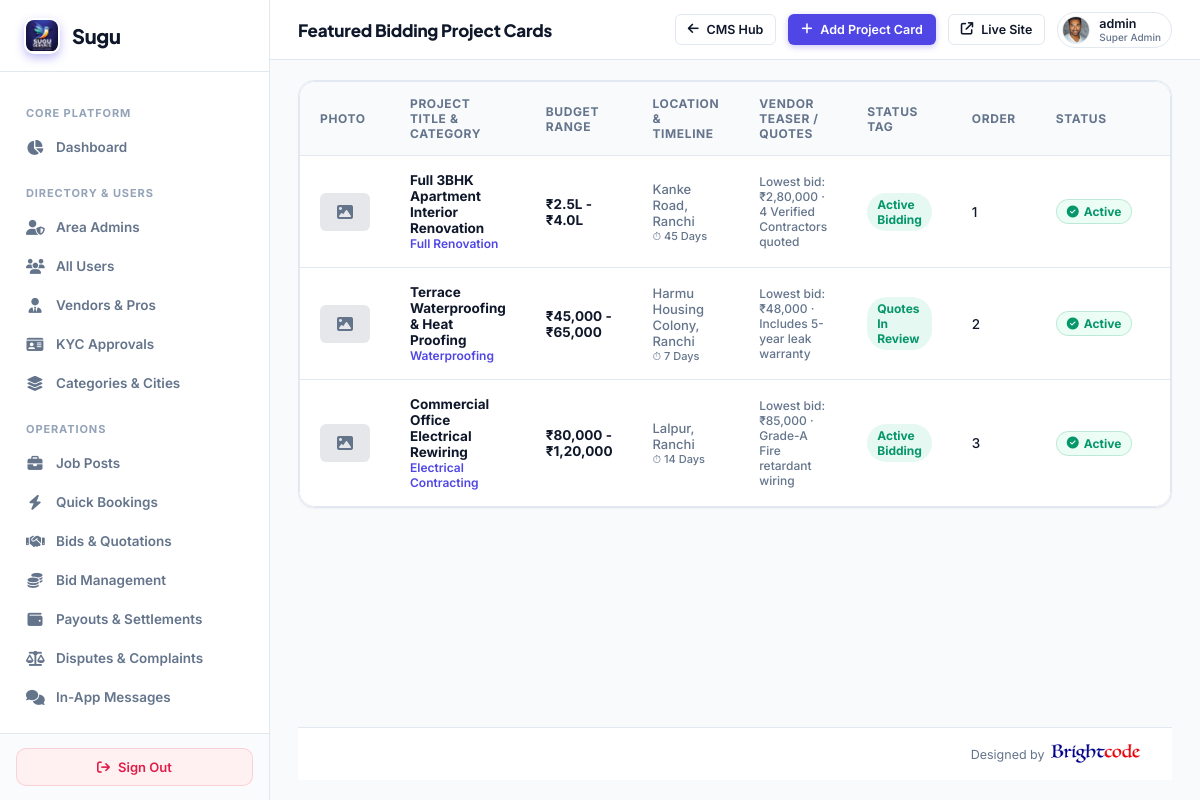
Screenshot of /super-admin/landing/featured-projects/ (signed in) with the database file from the repository.
### myapp/models.py (models this page shows, shortened)
class CustomUser(AbstractUser):
    ROLE_CHOICES = (
        ('ADMIN', 'Admin'),
        ('VENDOR', 'Vendor'),
        ('USER', 'User'),
    )
    role = models.CharField(max_length=20, choices=ROLE_CHOICES, default='USER')
    assigned_state = models.CharField(max_length=100, blank=True, null=True, help_text="Assigned State/Territory for Area Admin")
    assigned_city = models.CharField(max_length=100, blank=True, null=True, help_text="Assigned City (optional) for Area Admin")

class UserProfile(models.Model):
    user = models.OneToOneField(CustomUser, on_delete=models.CASCADE, related_name='user_profile')
    phone_number = models.CharField(max_length=20, blank=True, null=True)
    city = models.CharField(max_length=100, blank=True, null=True)
    state = models.CharField(max_length=100, blank=True, null=True)
    profile_image = models.ImageField(upload_to='user_profiles/', null=True, blank=True)

class FeaturedProjectCard(models.Model):
    title = models.CharField(max_length=255)
    category_name = models.CharField(max_length=100, default='Renovation')
    budget_range = models.CharField(max_length=100, default='₹45,000 - ₹60,000')
    location = models.CharField(max_length=100, default='Ranchi, Jharkhand')
    timeline = models.CharField(max_length=100, default='30 Days')
    vendor_quote_preview = models.CharField(max_length=255, default='Lowest bid: ₹42,500 · 3 Verified Contractors quoted')
    bids_count = models.IntegerField(default=5)
    status_tag = models.CharField(max_length=50, default='Active Bidding')
    image = models.ImageField(upload_to='cms/featured_projects/', null=True, blank=True)
    order = models.IntegerField(default=0)
    is_active = models.BooleanField(default=True)
    created_at = models.DateTimeField(default=timezone.now)
    class Meta:
        ordering = ['order', '-created_at']

### myapp/super_admin_views.py (the view)
# urls.py: path('super-admin/landing/featured-projects/', super_admin_views.super_admin_landing_featured_projects, name='super_admin_landing_featured_projects'),
@sa_required
def super_admin_landing_featured_projects(request):
    cards_qs = FeaturedProjectCard.objects.all().order_by('order', '-created_at')
    paginator = Paginator(cards_qs, 10)
    page_num = request.GET.get('page', 1)
    try:
        cards = paginator.page(page_num)
    except (EmptyPage, PageNotAnInteger):
        cards = paginator.page(1)
    page_range = paginator.get_elided_page_range(cards.number, on_each_side=2, on_ends=1)
    return render(request, 'superadmin/cms_featured_projects.html', {'cards': cards, 'page_range': page_range})

### myapp/super_admin_views.py (called while the page is built)
def sa_required(view_func):
    from functools import wraps
    @wraps(view_func)
    def wrapper(request, *args, **kwargs):
        if not request.user.is_authenticated or not request.user.is_superuser:
            return redirect(f'{LOGIN_URL}?next={request.path}')
        return view_func(request, *args, **kwargs)
    return wrapper

### templates/superadmin/cms_featured_projects.html (shortened to what this page needs)
{% extends 'superadmin/base.html' %}
{% block header_title %}Featured Bidding Project Cards{% endblock %}
{% block header_actions %}
<a href="{% url 'super_admin_landing_overview' %}" class="btn btn-outline btn-sm">
  <i class="fa-solid fa-arrow-left"></i>
  <span>CMS Hub</span>
</a>
<a href="{% url 'super_admin_landing_featured_project_create' %}" class="btn btn-primary btn-sm">
  <i class="fa-solid fa-plus"></i>
  <span>Add Project Card</span>
</a>
{% endblock %}
{% block content %}
<div class="card" style="padding: 0; overflow: hidden;">
  <div class="table-container">
    <table>
      <thead>
        <tr>
          <th style="width: 70px;">Photo</th>
          <th>Project Title &amp; Category</th>
          <th>Budget Range</th>
          <th>Location &amp; Timeline</th>
          <th>Vendor Teaser / Quotes</th>
          <th>Status Tag</th>
          <th>Order</th>
          <th>Status</th>
          <th>Actions</th>
        </tr>
      </thead>
      <tbody>
        {% for card in cards %}
        <tr>
          <td>
            {% if card.image %}
              <img src="{{ card.image.url }}" alt="{{ card.title }}" style="width: 50px; height: 38px; object-fit: cover; border-radius: 6px; border: 1px solid var(--border);">
            {% else %}
              <div style="width: 50px; height: 38px; background: #e5e7eb; border-radius: 6px; display: flex; align-items: center; justify-content: center; font-size: 16px; color: var(--text-muted);">
                <i class="fa-solid fa-image"></i>
              </div>
            {% endif %}
          </td>
          <td>
            <strong>{{ card.title }}</strong>
            <div style="font-size: 12px; color: var(--accent); font-weight: 600;">{{ card.category_name }}</div>
          </td>
          <td>
            <strong style="color: var(--text-main);">{{ card.budget_range }}</strong>
          </td>
          <td style="color: var(--text-muted); font-size: 13px;">
            <div>{{ card.location }}</div>
            <div style="font-size: 11px;">⏱ {{ card.timeline }}</div>
          </td>
          <td style="font-size: 12px; color: var(--text-muted); max-width: 200px;">
            {{ card.vendor_quote_preview|truncatewords:8 }}
          </td>
          <td>
            <span class="badge" style="background: rgba(16,185,129,0.1); color: var(--success);">{{ card.status_tag }}</span>
          </td>
          <td>{{ card.order }}</td>
          <td>
            <a href="{% url 'super_admin_landing_featured_project_toggle' card.id %}" style="text-decoration: none;">
              <span class="badge {% if card.is_active %}active{% else %}inactive{% endif %}">
                {% if card.is_active %}<i class="fa-solid fa-circle-check"></i> Active{% else %}<i class="fa-solid fa-circle-xmark"></i> Inactive{% endif %}
              </span>
            </a>
          </td>
          <td>
          </td>
        </tr>
        {% endfor %}
      </tbody>
    </table>
  </div>
</div>
{% endblock %}

### templates/superadmin/base.html (shortened to what this page needs)
{% load static %}
<!DOCTYPE html>
<html lang="en">
<head>
  <link rel="stylesheet" href="https://cdnjs.cloudflare.com/ajax/libs/font-awesome/6.5.2/css/all.min.css">
</head>
<body>
  <aside class="sidebar">
    <a href="{% url 'super_admin_dashboard' %}" class="sidebar-brand">
      <div class="sidebar-brand-icon" style="background:transparent;padding:0;overflow:hidden;display:flex;align-items:center;justify-content:center;">
        <img src="{% static 'assets/images/logo.png' %}" alt="Sugu" style="width:32px;height:32px;border-radius:8px;object-fit:contain;">
      </div>
      <span>Sugu</span>
    </a>
    <div class="sidebar-nav">
      <div class="nav-section">Core Platform</div>
      <a href="{% url 'super_admin_dashboard' %}" class="nav-item {% if request.path == '/super-admin/' %}active{% endif %}">
        <i class="fa-solid fa-chart-pie"></i>
        <span>Dashboard</span>
      </a>
      <div class="nav-section">Directory & Users</div>
      <a href="{% url 'super_admin_area_admins' %}" class="nav-item {% if 'area-admins' in request.path %}active{% endif %}">
        <i class="fa-solid fa-user-shield"></i>
        <span>Area Admins</span>
      </a>
      <a href="{% url 'super_admin_users' %}" class="nav-item {% if 'users' in request.path and 'area-admins' not in request.path and 'landing' not in request.path %}active{% endif %}">
        <i class="fa-solid fa-users"></i>
        <span>All Users</span>
      </a>
      <a href="{% url 'super_admin_vendors' %}" class="nav-item {% if 'vendors' in request.path %}active{% endif %}">
        <i class="fa-solid fa-user-tie"></i>
        <span>Vendors & Pros</span>
      </a>
      <a href="{% url 'super_admin_kyc' %}" class="nav-item {% if 'kyc' in request.path %}active{% endif %}">
        <i class="fa-solid fa-id-card"></i>
        <span>KYC Approvals</span>
      </a>
      <a href="{% url 'super_admin_cms' %}" class="nav-item {% if '/cms/' in request.path and 'landing' not in request.path %}active{% endif %}">
        <i class="fa-solid fa-layer-group"></i>
        <span>Categories &amp; Cities</span>
      </a>
      <div class="nav-section">Operations</div>
      <a href="{% url 'super_admin_jobs' %}" class="nav-item {% if 'jobs' in request.path and 'landing' not in request.path %}active{% endif %}">
        <i class="fa-solid fa-briefcase"></i>
        <span>Job Posts</span>
      </a>
      <a href="{% url 'super_admin_quick_services' %}" class="nav-item {% if '/super-admin/quick-services' in request.path and 'landing' not in request.path %}active{% endif %}">
        <i class="fa-solid fa-bolt"></i>
        <span>Quick Bookings</span>
      </a>
      <a href="{% url 'super_admin_bids' %}" class="nav-item {% if 'bids' in request.path and 'landing' not in request.path %}active{% endif %}">
        <i class="fa-solid fa-handshake"></i>
        <span>Bids & Quotations</span>
      </a>
      <a href="{% url 'super_admin_bid_plans' %}" class="nav-item {% if 'bid-plans' in request.path or 'subscriptions' in request.path %}active{% endif %}">
        <i class="fa-solid fa-coins"></i>
        <span>Bid Management</span>
      </a>
      <a href="{% url 'super_admin_payouts' %}" class="nav-item {% if 'payouts' in request.path %}active{% endif %}">
        <i class="fa-solid fa-wallet"></i>
        <span>Payouts &amp; Settlements</span>
      </a>
      <a href="{% url 'super_admin_disputes' %}" class="nav-item {% if 'disputes' in request.path %}active{% endif %}">
        <i class="fa-solid fa-scale-balanced"></i>
        <span>Disputes &amp; Complaints</span>
      </a>
      <a href="{% url 'super_admin_messages' %}" class="nav-item {% if 'messages' in request.path %}active{% endif %}">
        <i class="fa-solid fa-comments"></i>
        <span>In-App Messages</span>
      </a>
      <div class="nav-section" style="color: var(--accent); font-weight: 800;">Landing Page CMS</div>
    </div>
    <div class="sidebar-footer">
      <a href="{% url 'logout' %}" class="btn-logout">
        <i class="fa-solid fa-arrow-right-from-bracket"></i>
        <span>Sign Out</span>
      </a>
    </div>
  </aside>
  <main class="main-area">
    <header class="header">
      <div class="header-title">
        {% block header_title %}Control Center{% endblock %}
      </div>
      <div class="header-actions">
        {% block header_actions %}{% endblock %}
        <a href="/" target="_blank" class="btn btn-outline btn-sm" title="Preview Public Site">
          <i class="fa-solid fa-arrow-up-right-from-square"></i>
          <span>Live Site</span>
        </a>
        <div class="admin-profile" style="display: flex; align-items: center; gap: 9px; padding: 3px 10px 3px 4px; background: #ffffff; border-radius: 20px; border: 1px solid #e2e8f0;">
          {% if request.user.user_profile.profile_image %}
            <img src="{{ request.user.user_profile.profile_image.url }}" alt="{{ request.user.username }}" style="width: 28px; height: 28px; border-radius: 50%; object-fit: cover; border: 1px solid #e2e8f0; flex-shrink: 0;">
          {% else %}
            <div class="avatar" style="width: 28px; height: 28px; font-size: 12px; background: #f1f5f9; color: #475569; border: 1px solid #e2e8f0;">
              {{ request.user.username|slice:":1"|upper }}
            </div>
          {% endif %}
          <div style="font-size: 12.5px; font-weight: 600; color: #0f172a; line-height: 1.2;">
            {{ request.user.username }}
            <span style="display: block; font-size: 10px; color: #64748b; font-weight: 500;">Super Admin</span>
          </div>
        </div>
      </div>
    </header>
    <div class="content-wrapper" style="display:flex; flex-direction:column; min-height:calc(100vh - 64px);">
      <div class="content-container" style="flex:1;">
        {% block content %}{% endblock %}
      </div>
      <footer class="superadmin-footer" style="padding:16px 32px; background:#ffffff; border-top:1px solid #e2e8f0; display:flex; justify-content:flex-end; align-items:center; font-size:12.5px; color:#64748b; margin-top:auto;">
        <div style="display:flex; align-items:center; gap:6px;">
          <span>Designed by</span>
          <a href="https://www.brightcodess.com/" target="_blank" rel="noopener noreferrer" style="display:inline-flex; align-items:center; text-decoration:none;">
            <img src="/static/assets/images/brightcode.png" alt="Brightcode" style="height:20px; vertical-align:middle; display:inline-block;" onerror="this.style.display='none'; this.nextElementSibling.style.display='inline';"><span style="display:none; color:#007bff; font-weight:600;">Brightcode</span>
          </a>
        </div>
      </footer>
    </div>
  </main>
</body>
</html>

### rows the page displays
CustomUser: user.user_profile.profile_image (picture), user.username "admin"
FeaturedProjectCard: title "Full 3BHK Apartment Interior Renovation", category_name "Full Renovation", budget_range "₹2.5L - ₹4.0L", location "Kanke Road, Ranchi", timeline "45 Days", vendor_quote_preview "Lowest bid: ₹2,80,000 · 4 Verified Contractors quoted", status_tag "Active Bidding", order "1", is_active True (drawn)
FeaturedProjectCard: title "Terrace Waterproofing & Heat Proofing", category_name "Waterproofing", budget_range "₹45,000 - ₹65,000", location "Harmu Housing Colony, Ranchi", timeline "7 Days", vendor_quote_preview "Lowest bid: ₹48,000 · Includes 5-year leak warranty", status_tag "Quotes In Review", order "2", is_active True (drawn)
FeaturedProjectCard: title "Commercial Office Electrical Rewiring", category_name "Electrical Contracting", budget_range "₹80,000 - ₹1,20,000", location "Lalpur, Ranchi", timeline "14 Days", vendor_quote_preview "Lowest bid: ₹85,000 · Grade-A Fire retardant wiring", status_tag "Active Bidding", order "3", is_active True (drawn)
